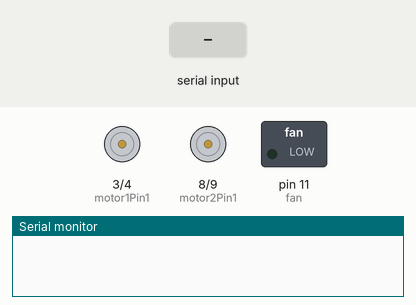
Bench run of a sketch on a simulated Arduino Uno, built with avr-gcc and run on an emulated ATmega328P. Shown: motor-driver pin pairs drawn as motors (green arrow = first pin HIGH = forward, orange = second pin HIGH = backward, longer = more drive), switched loads named in the sketch (green lamp = pin HIGH), the last lines printed to the serial monitor. The test bench sets the inputs (shaded band).

Above: at 1.2 s.
1.3 s: "1" received over Serial
At 2.4 s:
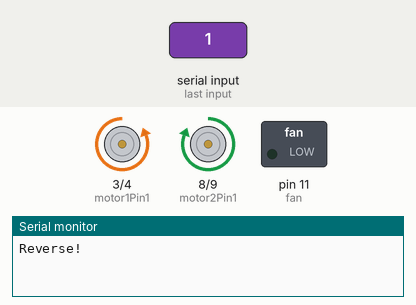
2.8 s: "2" received over Serial
At 3.5 s:
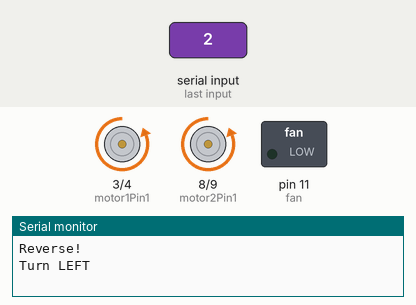
4.3 s: "4" received over Serial
At 4.7 s:
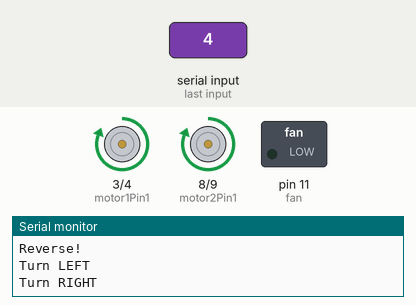
5.8 s: "5" received over Serial
At 7.0 s:
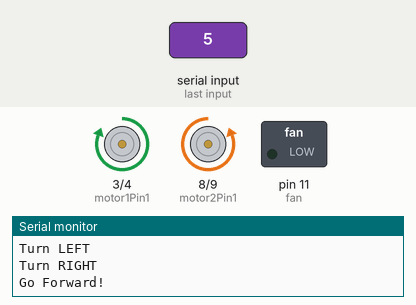
7.3 s: "6" received over Serial
At 8.1 s:
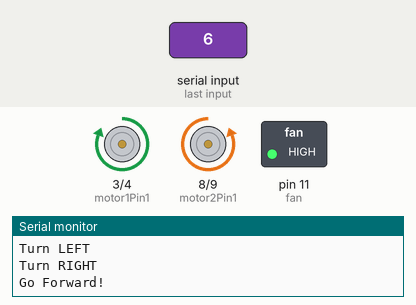
8.8 s: "3" received over Serial
At 9.3 s:
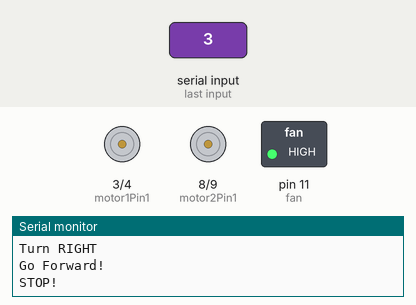
Timing chart, 0 to 11.3 s (numbered marks = the images above; inputs shaded):
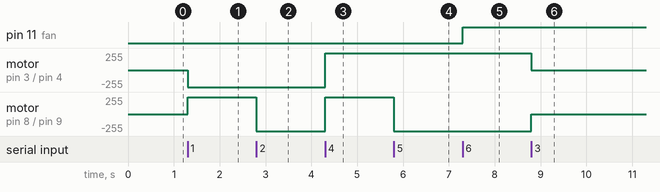

The sketch:

final.ino
```cpp
int motor1Pin1 = 3; // pin 2 on L293D IC and 3 of arduino
int motor1Pin2 = 4; // pin 7 on L293D IC and 4 of arduino
int motor2Pin1 = 8; // pin 10 on L293D IC and 8 of arduino
int motor2Pin2 = 9; // pin 15 on L293D IC and 9 of arduino
int fan = 11;// 7 of arduino
int state;
int blow = 0;
int flag=0;        //makes sure that the serial only prints once the state
int stateStop=0;
void setup() {
    // sets the pins as outputs:
    pinMode(motor1Pin1, OUTPUT);
    pinMode(motor1Pin2, OUTPUT);
    pinMode(motor2Pin1, OUTPUT);
    pinMode(motor2Pin2, OUTPUT);
    pinMode(fan, OUTPUT);
    Serial.begin(9600);
}

void loop() {
    //if some date is sent, reads it and saves in state
    if(Serial.available() > 0){
      state = Serial.read();
      flag=0;
    }

     if(state == '1') {//49
        digitalWrite(motor1Pin1, LOW);
        digitalWrite(motor1Pin2, HIGH);
        digitalWrite(motor2Pin1, HIGH);
        digitalWrite(motor2Pin2, LOW);
        if(flag == 0){
          Serial.println("Reverse!");
          flag=1;
        }
    }
    else if(state == '2') {//50
        digitalWrite(motor1Pin1, LOW);
        digitalWrite(motor1Pin2, HIGH);
        digitalWrite(motor2Pin1, LOW);
        digitalWrite(motor2Pin2, HIGH);
        if(flag == 0){
          Serial.println("Turn LEFT");
          flag=1;
        }
    }
    else if (state == '3') {//51
        digitalWrite(motor1Pin1, LOW);
        digitalWrite(motor1Pin2, LOW);
        digitalWrite(motor2Pin1, LOW);
        digitalWrite(motor2Pin2, LOW);
        if(flag == 0){
          Serial.println("STOP!");
          flag=1;
        }
    }
    else if(state == '4') {//52
        digitalWrite(motor1Pin1, HIGH);
        digitalWrite(motor1Pin2, LOW);
        digitalWrite(motor2Pin1, HIGH);
        digitalWrite(motor2Pin2, LOW);
        if(flag == 0){
          Serial.println("Turn RIGHT");
          flag=1;
        }
    }
      else if(state == '5') {
        digitalWrite(motor1Pin1, HIGH);
        digitalWrite(motor1Pin2, LOW);
        digitalWrite(motor2Pin1, LOW);
        digitalWrite(motor2Pin2, HIGH);
        if(flag == 0){
          Serial.println("Go Forward!");
          flag=1;
        }
    }
    if(state=='6'){
      digitalWrite(fan,HIGH);
    }
    else if(state=='7'){
      digitalWrite(fan,LOW);
    }
    //For debugging purpose
    //Serial.println(state);
}
```

Measured:
- after the input at 1.3 s, motor on pin 3 (motor1Pin1) / pin 4 (motor1Pin2): stopped → backward 255/255 at once; motor on pin 8 (motor2Pin1) / pin 9 (motor2Pin2): stopped → forward 255/255 at once
- after the input at 2.8 s, motor on pin 8 (motor2Pin1) / pin 9 (motor2Pin2): forward 255/255 → backward 255/255 at once
- after the input at 4.3 s, motor on pin 3 (motor1Pin1) / pin 4 (motor1Pin2), motor on pin 8 (motor2Pin1) / pin 9 (motor2Pin2): backward 255/255 → forward 255/255 at once
- after the input at 5.8 s, motor on pin 8 (motor2Pin1) / pin 9 (motor2Pin2): forward 255/255 → backward 255/255 at once
- after the input at 7.3 s, pin 11 (fan): LOW → HIGH at once
- after the input at 8.8 s, motor on pin 3 (motor1Pin1) / pin 4 (motor1Pin2): forward 255/255 → stopped at once; motor on pin 8 (motor2Pin1) / pin 9 (motor2Pin2): backward 255/255 → stopped at once
